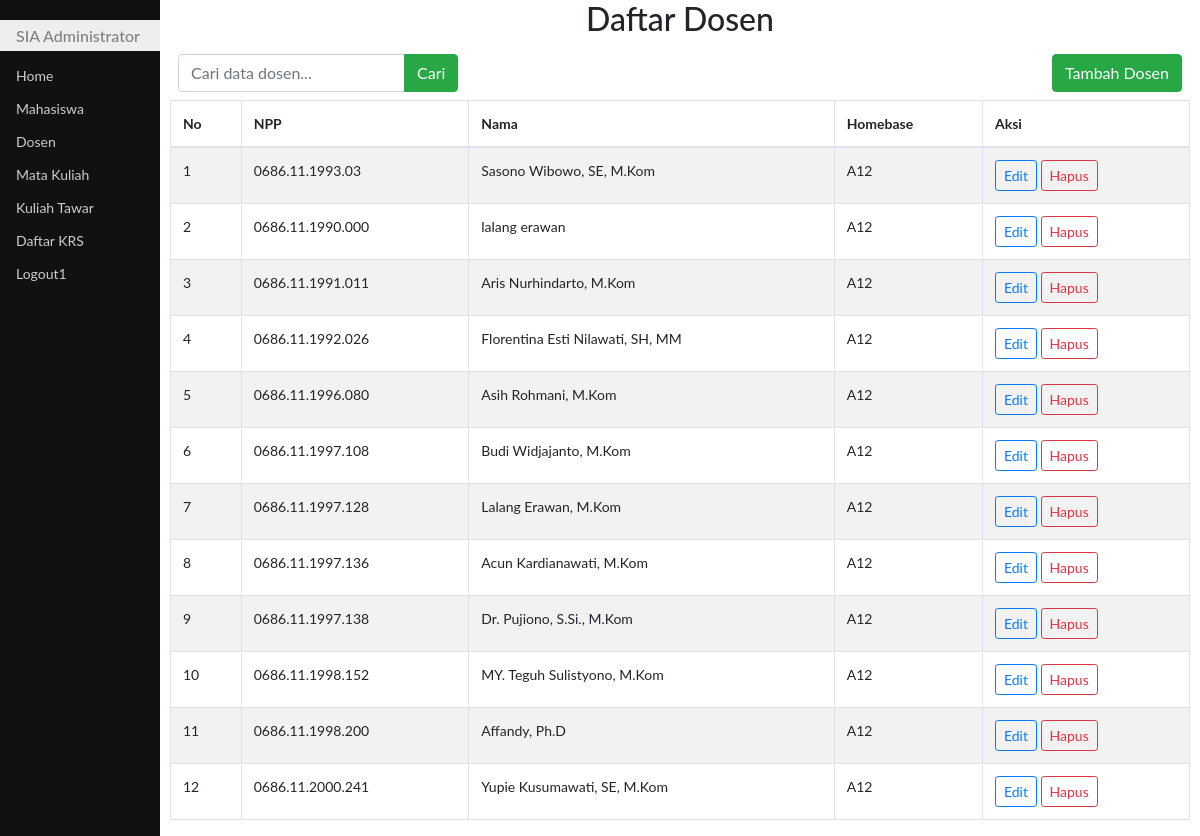
The page /updateDosen.php on the database its author committed.
### tables this page shows
CREATE TABLE `dosen` (
  `npp` char(16) NOT NULL,
  `namadosen` varchar(50) DEFAULT NULL,
  `homebase` char(10) DEFAULT NULL
);

### fungsi.php (called while the page is built, shortened)
<?php
function encryptid($id) {
    $enc = base64_encode(rand() . "-" . strtotime(date("Y-m-d H:i:s")) . "-" . $id);
    return $enc;
}
?>

### updateDosen.php (the view, shortened to what this page needs)
<!DOCTYPE html>
<html lang="en">
<head>
    <link rel="stylesheet" type="text/css" href="bootstrap4/css/bootstrap.css">
    <link rel="stylesheet" type="text/css" href="css/styleku.css">
    <link rel="stylesheet" href="https://use.fontawesome.com/releases/v5.7.0/css/all.css"
>
</head>
<body>
    <div class="utama">
        <h2 class="text-center">Daftar Dosen</h2>
        <div class="d-flex justify-content-between">
            <div class="p-2">
                <form action="" method="post" class="form-inline">
                    <div class="input-group">
                        <input class="form-control" type="text" name="cari" placeholder="Cari data dosen..." autofocus>
                        <div class="input-group-append">
                            <button class="btn btn-success" type="submit">Cari</button>
                        </div>
                    </div>
                </form>
            </div>
            <div class="p-2">
                <a class="btn btn-success" href="addDosen.php">Tambah Dosen</a>
            </div>
        </div>
        <?php
        require "fungsi.php";
        if (isset($_POST['cari'])) {
            $cari = $_POST['cari'];
            $sql = "SELECT * FROM dosen WHERE npp LIKE '%$cari%' OR namadosen LIKE '%$cari%' OR homebase LIKE '%$cari%'";
        } else {
            $sql = "SELECT * FROM dosen";
        }
        $rs = mysqli_query($koneksi, $sql) or die(mysqli_error($koneksi));
        if (!$rs) {
            echo "Kesalahan dalam query: " . mysqli_error($koneksi);
        } else {
            if (mysqli_num_rows($rs) == 0) {
                echo "<p>Data tidak ditemukan</p>";
            } else {
        ?>
            <table class="table table-bordered table-striped">
                <thead>
                    <tr>
                        <th>No</th>
                        <th>NPP</th>
                        <th>Nama</th>
                        <th>Homebase</th>
                        <th>Aksi</th>
                    </tr>
                </thead>
                <tbody>
                    <?php
                    $i = 1;
                    while ($result = mysqli_fetch_object($rs)) {
                    ?>
                        <tr>
                            <td><?php echo $i ?></td>
                            <td><?php echo $result->npp ?></td>
                            <td><?php echo $result->namadosen ?></td>
                            <td><?php echo $result->homebase ?></td>
                            <td>
                                <a class="btn btn-outline-primary btn-sm" href="editDosen.php?kode=<?php echo encryptid($result->npp) ?>">Edit</a>
                                <a class="btn btn-outline-danger btn-sm" href="hpsDosen.php?kode=<?php echo encryptid($result->npp) ?>" onclick="return confirm('Yakin dihapus nih?')">Hapus</a>
                            </td>
                        </tr>
                        <?php
                        $i++;
                    }
                    ?>
                </tbody>
            </table>
        <?php
            }
        }
        ?>
    </div>
</body>
</html>

### css/styleku.css (style rules this page uses)
body { font-family: "Lato", sans-serif; }
.menusamping { height: 100%; width: 160px; position: fixed; z-index: 1; top: 0; left: 0; background-color: #111; overflow-x: hidden; padding-top: 20px; }
.menusamping a { padding: 6px 8px 6px 16px; text-decoration: none; font-size: 14px; color: #ccc; display: block; }
.menusamping h1 { padding: 6px 8px 6px 16px; text-decoration: none; font-size: 16px; color: #818181; background-color:#eee; display: block; }
.utama { margin-left: 160px; font-size: 14px; padding: 0px 10px; }

### rows shown on the page
dosen: npp "0686.11.1993.03", namadosen "Sasono Wibowo, SE, M.Kom", homebase "A12"
dosen: npp "0686.11.1990.000", namadosen "lalang erawan", homebase "A12"
dosen: npp "0686.11.1991.011", namadosen "Aris Nurhindarto, M.Kom", homebase "A12"
dosen: npp "0686.11.1992.026", namadosen "Florentina Esti Nilawati, SH, MM", homebase "A12"
dosen: npp "0686.11.1996.080", namadosen "Asih Rohmani, M.Kom", homebase "A12"
dosen: npp "0686.11.1997.108", namadosen "Budi Widjajanto, M.Kom", homebase "A12"
dosen: npp "0686.11.1997.128", namadosen "Lalang Erawan, M.Kom", homebase "A12"
dosen: npp "0686.11.1997.136", namadosen "Acun Kardianawati, M.Kom", homebase "A12"
dosen: npp "0686.11.1997.138", namadosen "Dr. Pujiono, S.Si., M.Kom", homebase "A12"
dosen: npp "0686.11.1998.152", namadosen "MY. Teguh Sulistyono, M.Kom", homebase "A12"
dosen: npp "0686.11.1998.200", namadosen "Affandy, Ph.D", homebase "A12"
dosen: npp "0686.11.2000.241", namadosen "Yupie Kusumawati, SE, M.Kom", homebase "A12"
